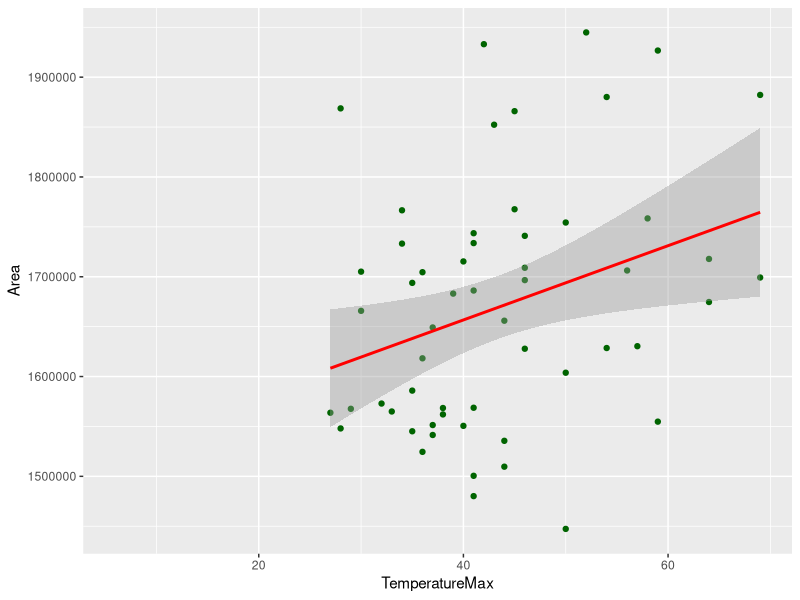

Write the R code that produced this figure. (Note: this script raises an error after producing the figure.)
library(ggplot2)

Pond_Data <- read.csv("CSV_DataStorage.csv", stringsAsFactors = FALSE)
Pond_Data$Date <- as.Date( Pond_Data$Date )
## These two equations are for area and volume of each measurement for the pond.
Pond_Data$Area <- ((Pond_Data$South + Pond_Data$North + 1500) / 2) * ((Pond_Data$West + Pond_Data$East + 1100) / 2) * pi
Pond_Data$Volume <- (((Pond_Data$South + Pond_Data$North + 1500) / 2) * ((Pond_Data$West + Pond_Data$East + 1100) / 2) * (Pond_Data$Depth) * (4/3) * pi) / 2

## The area calculation follows the equation for an ellipse: a*b*pi, and the volume calculation follows the equation for an ellipsoid: a*b*c*pi*(4/3),
## Which is then divided by 2 to get half an ellipsoid, which represents the general shape of the pond.
## For reference the reason for adding the two sides together, and the extra 4 digit number,
## Is because for the equation of an ellipse or an ellipsoid, a, b, and c, represent radii, but because the sides are uneven, I make a diameter to represent the general length of that axis, and then divide that by two to get the radius for that side.
## (The four digit number is just the base length of one axis of the pond in cm, because all my measurements are just the added length to the original length.)

options(scipen=999)

SPta <- ggplot(Pond_Data, aes(x=TemperatureMax , y=Area)) + geom_point(col="darkgreen", size=1.5) + geom_smooth(method="lm", col="red")
SPl <- SP + labs(title="Correlation Between Temperature and Area", subtitle="Everyday Data from Vernal Pond", y="Surface Area of Pond", x=" Temperature Maximum", caption="NA")
